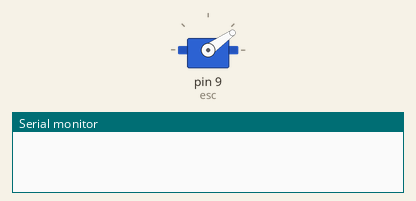
Bench run of a sketch on a simulated Arduino Uno, built with avr-gcc and run on an emulated ATmega328P. Shown: servo, the last lines printed to the serial monitor.

Above: at 0.1 s.
At 19.6 s:
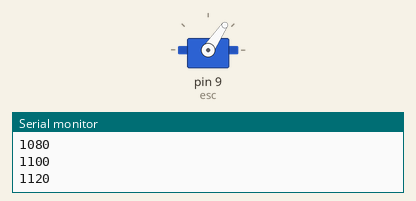
At 28.6 s:
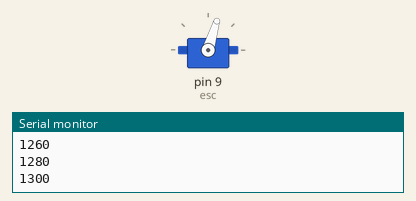
At 38.6 s:
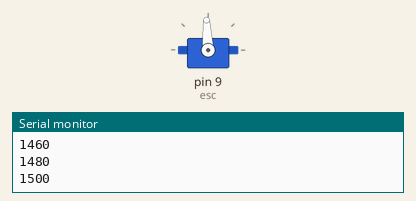
Timing chart, 0 to 40.0 s (numbered marks = the images above):
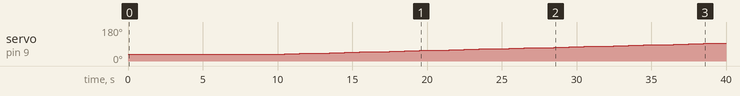

Measured:
- by itself, servo on pin 9 (esc): moves from 35° to 95° over 30.0 s

The sketch:

Motor_Calibration__Shreya__Aakash__Rohan_.ino
```cpp
#include <Servo.h>

Servo esc;
int throttlePin = 0;

void setup()
{
  Serial.begin(18000);
  esc.attach(9);
}

void loop()
{
  int minVal = 900;
  esc.write(minVal);
  delay(7500);
  for (int i = 0; i < 700; i += 20){
  delay(1000);
  Serial.println(minVal+i);
  esc.write(minVal+i);
  }
}
```
